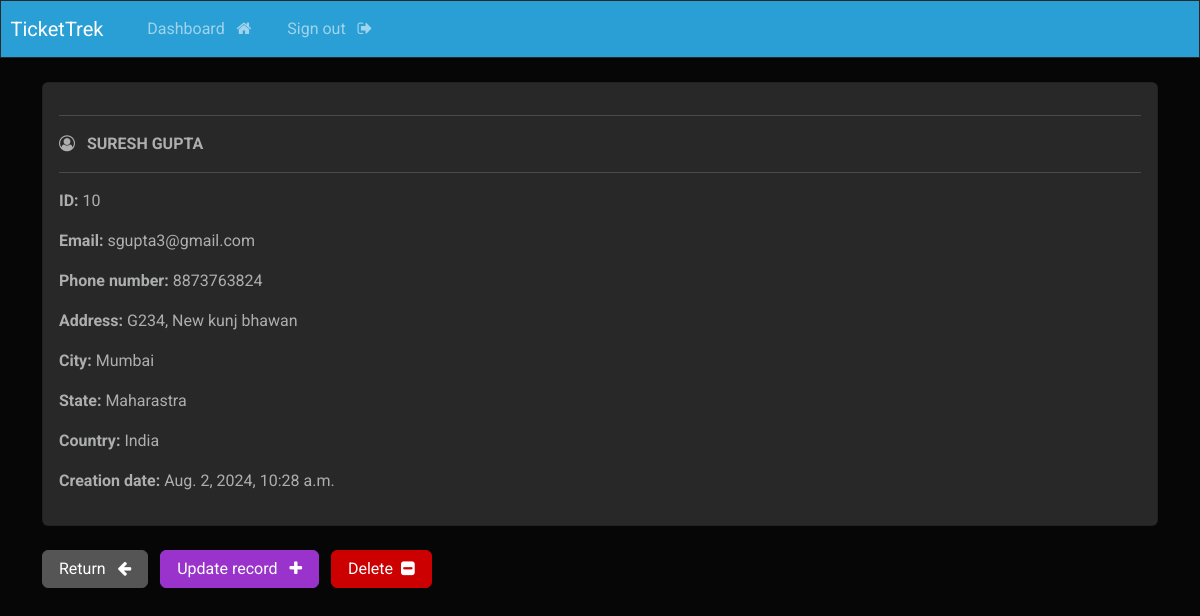
The app's page /record/10 (signed in) with its own data.
### CRMapp/models.py (models this page shows, shortened)
class Record(models.Model):
    creation_date = models.DateTimeField(auto_now_add=True)
    first_name = models.CharField(max_length=100)
    last_name = models.CharField(max_length=100)
    email = models.EmailField(max_length=300)
    phone = models.CharField(max_length=20)
    address = models.CharField(max_length=300)
    city = models.CharField(max_length=300)
    state = models.CharField(max_length=300, default='default_state')
    country = models.CharField(max_length=100)

### CRMapp/views.py (the view)
# urls.py: path('record/<int:pk>', views.view_record, name="record"),
@login_required(login_url='my-login')
def view_record(request, pk):
    all_records = Record.objects.get(id=pk)
    context = {'record': all_records}
    return render(request,'CRMapp/view-record.html', context=context)

### CRMapp/templates/CRMapp/view-record.html (shortened to what this page needs)
{% extends 'CRMapp/base.html' %}
{% block content %}
    <div class="card">
        <div class="card-body">
  <hr>
            <i class="fa fa-user-circle-o" aria-hidden="true"></i> &nbsp;
            <strong>
                {{record.first_name|upper}}
                {{record.last_name|upper}}
            </strong>
            <hr>
            <p> <strong> ID: </strong> {{record.id}} </p>
            <p> <strong> Email: </strong> {{record.email}} </p>
            <p> <strong> Phone number: </strong> {{record.phone}} </p>
            <p> <strong> Address: </strong> {{record.address}} </p>
            <p> <strong> City: </strong> {{record.city}} </p>
            <p> <strong> State: </strong> {{record.state}} </p>
            <p> <strong> Country: </strong> {{record.country}} </p>
            <p> <strong> Creation date: </strong> {{record.creation_date}} </p>
        </div>
    </div>
    <br>
    <a href="{% url 'dashboard' %}" class="btn btn-secondary"> Return &nbsp; <i class="fa fa-arrow-left" aria-hidden="true"></i> </a>
    <a href="{% url 'update-record' record.id %}" class="btn btn-info"> Update record &nbsp; <i class="fa fa-plus" aria-hidden="true"></i> </a>
    <a href="{% url 'delete-record' record.id %}" class="btn btn-danger"> Delete &nbsp;<i class="fa fa-minus-square" aria-hidden="true"></i> </a>
{% endblock %}

### records on screen
Record: first_name "SURESH", last_name "GUPTA", id "10", email "sgupta3@gmail.com", phone "8873763824", address "G234, New kunj bhawan", city "Mumbai", state "Maharastra", country "India", creation_date "Aug. 2, 2024, 10:28 a.m."
